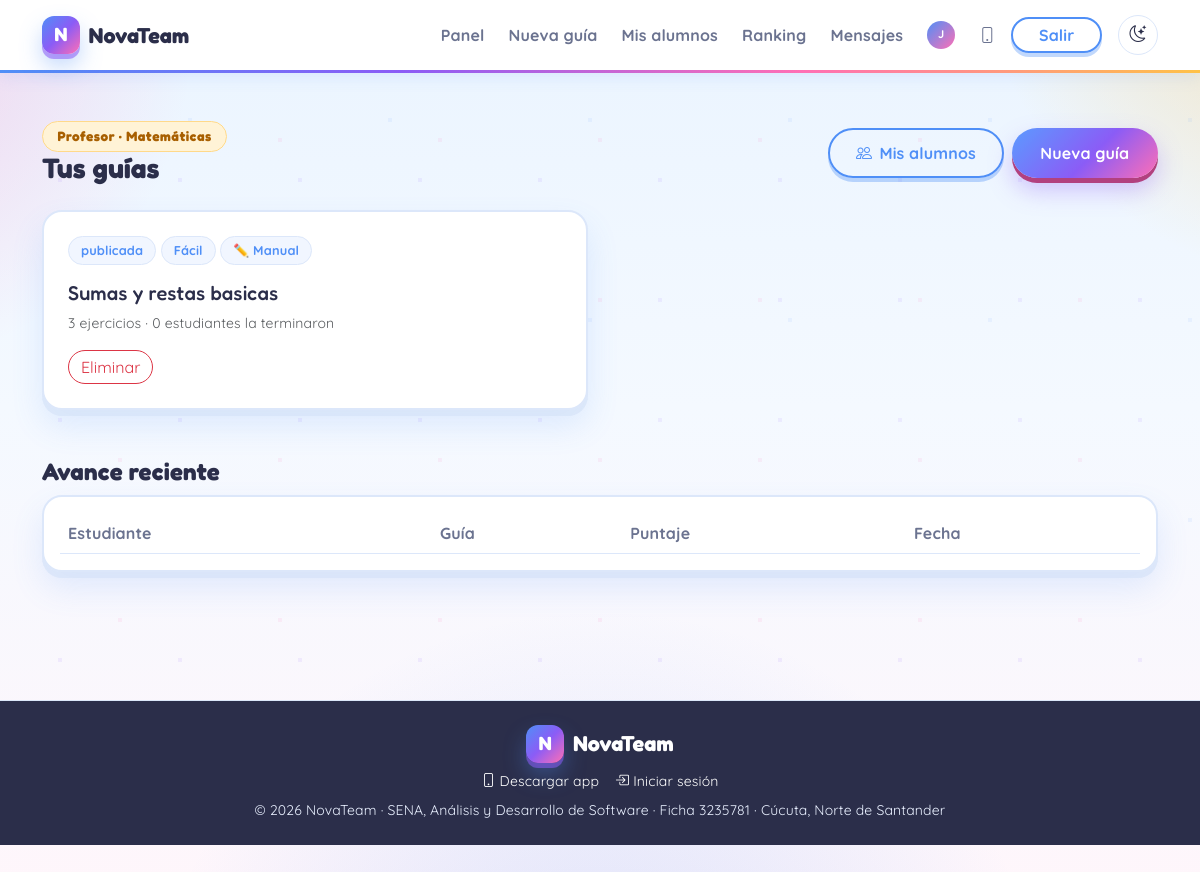
Page /profesor.php (signed in) on the committed database.
### tables this page shows
CREATE TABLE usuarios (
    id_usuario           INT AUTO_INCREMENT PRIMARY KEY,
    nombre               VARCHAR(120)        NOT NULL,
    correo               VARCHAR(150)        NOT NULL UNIQUE,
    contrasena_hash      VARCHAR(255)        NOT NULL,
    rol                  ENUM('estudiante','profesor','administrador') NOT NULL DEFAULT 'estudiante',
    grado                TINYINT             NULL COMMENT 'Solo estudiantes (4° grado)',
    materia              ENUM('matematicas','ingles') NULL COMMENT 'Solo profesores',
    puntos               INT                 NOT NULL DEFAULT 0,
    ejercicios_resueltos INT                 NOT NULL DEFAULT 0,
    activo               TINYINT(1)          NOT NULL DEFAULT 1,
    ultimo_acceso        DATETIME            NULL,
    fecha_registro       DATETIME            NOT NULL DEFAULT CURRENT_TIMESTAMP,
    foto_perfil          VARCHAR(255)        NULL COMMENT 'Ruta imagen de perfil',
    bio                  TEXT                NULL COMMENT 'Biografia del usuario',
    fondo_perfil         VARCHAR(255)        NULL COMMENT 'Ruta imagen de fondo de perfil',
    tema_color           VARCHAR(20)         NOT NULL DEFAULT 'default' COMMENT 'Tema de color: default,oscuro,verde,rosa,purpura',
    vidas                TINYINT             NOT NULL DEFAULT 5 COMMENT 'Vidas actuales (se recargan cada 4 h)',
    vidas_max            TINYINT             NOT NULL DEFAULT 5 COMMENT 'Maximo de vidas',
    vidas_actualizadas   DATETIME            NULL COMMENT 'Desde cuando se cuenta la recarga de vidas (NULL = lleno)',
    escudos_racha        TINYINT             NOT NULL DEFAULT 0 COMMENT 'Protectores de racha (max 3)',
    comodines_50         TINYINT             NOT NULL DEFAULT 0 COMMENT 'Comodines 50/50 para el quiz (max 3)',
    doble_puntos         TINYINT             NOT NULL DEFAULT 0 COMMENT 'Doble puntos para el proximo quiz (max 2)',
    remember_token       VARCHAR(64)         NULL COMMENT 'Token para recuperación de contraseña',
    token_expires        DATETIME            NULL COMMENT 'Expiración del token de recuperación',
    CONSTRAINT chk_grado   CHECK (rol <> 'estudiante' OR grado = 4),
    CONSTRAINT chk_materia CHECK (rol <> 'profesor'   OR materia IS NOT NULL)
);

CREATE TABLE guias (
    id_guia           INT AUTO_INCREMENT PRIMARY KEY,
    titulo            VARCHAR(150) NOT NULL,
    categoria         ENUM('matematicas','ingles') NOT NULL,
    dificultad        ENUM('facil','medio','dificil') NOT NULL,
    modo_creacion     ENUM('ia','manual') NOT NULL DEFAULT 'manual',
    estado            ENUM('borrador','publicada') NOT NULL DEFAULT 'borrador',
    pdf_url           VARCHAR(255) NULL,
    id_profesor       INT NOT NULL,
    fecha_creacion    DATETIME NOT NULL DEFAULT CURRENT_TIMESTAMP,
    fecha_publicacion DATETIME NULL,
    fecha_expiracion  DATETIME NOT NULL,
    CONSTRAINT fk_guia_profesor FOREIGN KEY (id_profesor) REFERENCES usuarios(id_usuario) ON DELETE RESTRICT
);

### includes/db.php (called while the page is built, shortened)
<?php
function db(): PDO
{
    static $pdo = null;
    if ($pdo instanceof PDO) {
        try {
            $pdo->query('SELECT 1');
        } catch (PDOException $e) {
            $pdo = null;
        }
        if ($pdo instanceof PDO) {
            return $pdo;
        }
    }
    $host = env('DB_HOST', '127.0.0.1') ?? '127.0.0.1';
    $name = env('DB_NAME', 'novateam_db') ?? 'novateam_db';
    $user = env('DB_USER', 'root') ?? 'root';
    $pass = env('DB_PASS', '') ?? '';
    $port = env('DB_PORT', '3306') ?? '3306';
    $charset = env('DB_CHARSET', 'utf8mb4') ?? 'utf8mb4';
    $dsn = "mysql:host={$host};port={$port};dbname={$name};charset={$charset}";
    try {
        $pdo = new PDO($dsn, $user, $pass, [
            PDO::ATTR_ERRMODE            => PDO::ERRMODE_EXCEPTION,
            PDO::ATTR_DEFAULT_FETCH_MODE => PDO::FETCH_ASSOC,
            PDO::ATTR_EMULATE_PREPARES   => false,
            PDO::ATTR_PERSISTENT         => false,
            PDO::MYSQL_ATTR_INIT_COMMAND => "SET NAMES utf8mb4 COLLATE utf8mb4_unicode_ci",
        ]);
    } catch (PDOException $e) {
        http_response_code(500);
        exit('No se pudo conectar a MySQL. Importa database/novateam.sql en phpMyAdmin y revisa el archivo .env');
    }
    return $pdo;
}

### includes/auth.php (called while the page is built, shortened)
<?php
function refresh_user(int $id): void
{
    $stmt = db()->prepare(
        'SELECT id_usuario, nombre, correo, rol, grado, materia, puntos, ejercicios_resueltos, activo,
                foto_perfil, bio, fondo_perfil, tema_color
         FROM usuarios WHERE id_usuario = :id LIMIT 1'
    );
    $stmt->execute(['id' => $id]);
}

### includes/bootstrap.php (called while the page is built, shortened)
<?php
require_once __DIR__ . '/db.php';
require_once __DIR__ . '/helpers.php';
require_once __DIR__ . '/auth.php';
if (!empty($_SESSION['user']['id_usuario'])) {
    $lastRefresh = (int) ($_SESSION['_last_refresh'] ?? 0);
    $now = time();
    if ($now - $lastRefresh > 60) {
        try {
            refresh_user((int) $_SESSION['user']['id_usuario']);
        } catch (Throwable $e) {
            error_log('NovaTeam: refresh_user error: ' . $e->getMessage());
        }
    }
}

### profesor.php (the view, shortened to what this page needs)
<?php
require_once __DIR__ . '/includes/bootstrap.php';
$user = current_user();
$guias = db()->prepare(
    'SELECT g.*,
            (SELECT COUNT(*) FROM ejercicios e WHERE e.id_guia = g.id_guia) AS n_ejercicios,
            (SELECT COUNT(*) FROM intentos i WHERE i.id_guia = g.id_guia AND i.completado = 1) AS n_completados
     FROM guias g WHERE g.id_profesor = :p ORDER BY g.fecha_creacion DESC'
);
$guias->execute(['p' => $user['id_usuario']]);
require __DIR__ . '/includes/header.php';
?>
<div class="container py-5">
  <div class="d-flex justify-content-between align-items-center mb-4 flex-wrap gap-2">
    <div>
      <span class="section-eyebrow">Profesor · <?= e(categoria_label((string) $user['materia'])) ?></span>
      <h1 class="h3 fw-bold mb-0">Tus guías</h1>
    </div>
    <div class="d-flex gap-2">
      <a class="btn btn-edu-outline" href="alumnos.php"><i class="bi bi-people"></i> Mis alumnos</a>
      <a class="btn btn-edu" href="crear-guia.php">Nueva guía</a>
    </div>
  </div>
  <div class="row g-4 mb-5">
    <?php foreach ($guias as $g): ?>
      <div class="col-md-6">
        <div class="card-edu p-4">
          <span class="badge-pill"><?= e($g['estado']) ?></span>
          <span class="badge-pill"><?= e(dificultad_label($g['dificultad'])) ?></span>
          <span class="badge-pill"><?= e($g['modo_creacion'] === 'ia' ? '🤖 IA' : '✏️ Manual') ?></span>
          <h2 class="h5 mt-3"><?= e($g['titulo']) ?></h2>
          <p class="text-muted small"><?= (int) $g['n_ejercicios'] ?> ejercicios · <?= (int) $g['n_completados'] ?> estudiantes la terminaron</p>
          <form method="post" class="d-flex gap-2 flex-wrap" onsubmit="return confirm('¿Confirmar acción?');">
            <button class="btn btn-outline-danger rounded-pill py-1" name="accion" value="borrar">Eliminar</button>
          </form>
        </div>
      </div>
    <?php endforeach; ?>
  </div>
  <h2 class="h4 fw-bold">Avance reciente</h2>
  <div class="table-responsive card-edu p-3">
    <table class="table mb-0">
      <thead><tr><th>Estudiante</th><th>Guía</th><th>Puntaje</th><th>Fecha</th></tr></thead>
    </table>
  </div>
</div>
<?php require __DIR__ . '/includes/footer.php'; ?>

### includes/helpers.php (shortened to what this page needs)
<?php
function e(?string $value): string
{
    return htmlspecialchars((string) $value, ENT_QUOTES | ENT_SUBSTITUTE, 'UTF-8');
}
function categoria_label(string $cat): string
{
    return $cat === 'ingles' ? 'Inglés' : 'Matemáticas';
}
function dificultad_label(string $dif): string
{
    return match ($dif) {
        'facil' => 'Fácil',
        'medio' => 'Medio',
        'dificil' => 'Difícil',
        default => $dif,
    };
}
function user_avatar_html(array $user, int $size = 40): string
{
    $sizeStyle = 'width:' . $size . 'px;height:' . $size . 'px;';
    $initials = mb_strtoupper(mb_substr($user['nombre'], 0, 1));
    return '<div class="avatar-frame" style="' . $sizeStyle . 'background:linear-gradient(135deg,var(--edu-primary),var(--edu-accent));display:grid;place-items:center;color:#fff;font-weight:800;font-size:' . ($size * 0.4) . 'px;">' . e($initials) . '</div>';
}

### rows in the picture
usuarios: nombre "J", materia "Matemáticas"
guias: estado "publicada", dificultad "Fácil", modo_creacion "✏️ Manual", titulo "Sumas y restas basicas", n_ejercicios "3", n_completados "0"
